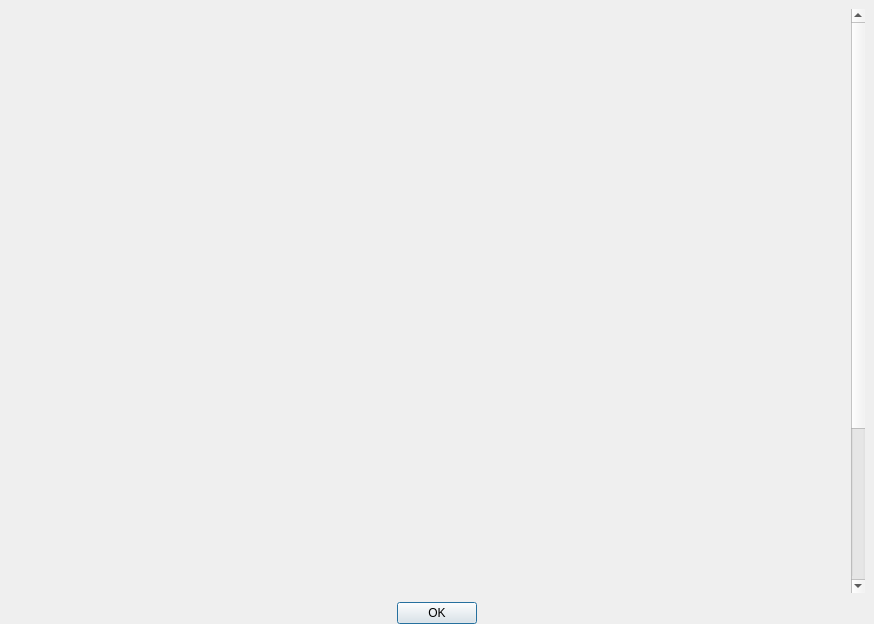
<?xml version="1.0" encoding="UTF-8"?>
<ui version="4.0">
 <class>FundHoldDataDialog</class>
 <widget class="QDialog" name="FundHoldDataDialog">
  <property name="geometry">
   <rect>
    <x>0</x>
    <y>0</y>
    <width>874</width>
    <height>624</height>
   </rect>
  </property>
  <property name="windowTitle">
   <string>基金持仓</string>
  </property>
  <layout class="QVBoxLayout" name="verticalLayout_2">
   <property name="spacing">
    <number>0</number>
   </property>
   <property name="leftMargin">
    <number>0</number>
   </property>
   <property name="topMargin">
    <number>0</number>
   </property>
   <property name="rightMargin">
    <number>0</number>
   </property>
   <property name="bottomMargin">
    <number>0</number>
   </property>
   <item>
    <widget class="QWidget" name="widget" native="true">
     <layout class="QVBoxLayout" name="verticalLayout">
      <item>
       <widget class="QScrollArea" name="scrollArea">
        <property name="frameShape">
         <enum>QFrame::Shape::NoFrame</enum>
        </property>
        <property name="verticalScrollBarPolicy">
         <enum>Qt::ScrollBarPolicy::ScrollBarAsNeeded</enum>
        </property>
        <property name="widgetResizable">
         <bool>true</bool>
        </property>
        <widget class="QWidget" name="scrollAreaWidgetContents">
         <property name="geometry">
          <rect>
           <x>0</x>
           <y>0</y>
           <width>844</width>
           <height>800</height>
          </rect>
         </property>
         <property name="sizePolicy">
          <sizepolicy hsizetype="Expanding" vsizetype="Expanding">
           <horstretch>0</horstretch>
           <verstretch>0</verstretch>
          </sizepolicy>
         </property>
         <property name="minimumSize">
          <size>
           <width>0</width>
           <height>800</height>
          </size>
         </property>
         <layout class="QFormLayout" name="formLayout">
          <item row="0" column="0" colspan="2">
           <layout class="QHBoxLayout" name="horizontalLayout">
            <property name="spacing">
             <number>0</number>
            </property>
            <property name="sizeConstraint">
             <enum>QLayout::SizeConstraint::SetDefaultConstraint</enum>
            </property>
            <property name="leftMargin">
             <number>0</number>
            </property>
            <property name="topMargin">
             <number>0</number>
            </property>
            <property name="rightMargin">
             <number>0</number>
            </property>
            <property name="bottomMargin">
             <number>0</number>
            </property>
            <item>
             <widget class="QWidget" name="holdRatioWidget" native="true">
              <property name="sizePolicy">
               <sizepolicy hsizetype="Expanding" vsizetype="Expanding">
                <horstretch>1</horstretch>
                <verstretch>1</verstretch>
               </sizepolicy>
              </property>
              <property name="minimumSize">
               <size>
                <width>0</width>
                <height>0</height>
               </size>
              </property>
             </widget>
            </item>
            <item>
             <widget class="QWidget" name="holdShareWidget" native="true">
              <property name="sizePolicy">
               <sizepolicy hsizetype="Expanding" vsizetype="Expanding">
                <horstretch>1</horstretch>
                <verstretch>1</verstretch>
               </sizepolicy>
              </property>
              <property name="minimumSize">
               <size>
                <width>0</width>
                <height>0</height>
               </size>
              </property>
              <property name="maximumSize">
               <size>
                <width>16777215</width>
                <height>16777215</height>
               </size>
              </property>
              <property name="baseSize">
               <size>
                <width>0</width>
                <height>0</height>
               </size>
              </property>
             </widget>
            </item>
           </layout>
          </item>
          <item row="1" column="0" colspan="2">
           <layout class="QHBoxLayout" name="horizontalLayout_4">
            <property name="spacing">
             <number>0</number>
            </property>
            <property name="sizeConstraint">
             <enum>QLayout::SizeConstraint::SetDefaultConstraint</enum>
            </property>
            <property name="leftMargin">
             <number>0</number>
            </property>
            <property name="topMargin">
             <number>0</number>
            </property>
            <property name="rightMargin">
             <number>0</number>
            </property>
            <property name="bottomMargin">
             <number>0</number>
            </property>
            <item>
             <widget class="QWidget" name="holdBondWidget" native="true">
              <property name="sizePolicy">
               <sizepolicy hsizetype="Expanding" vsizetype="Expanding">
                <horstretch>1</horstretch>
                <verstretch>1</verstretch>
               </sizepolicy>
              </property>
              <property name="minimumSize">
               <size>
                <width>0</width>
                <height>0</height>
               </size>
              </property>
             </widget>
            </item>
            <item>
             <widget class="QWidget" name="holdIndustryWidget" native="true">
              <property name="sizePolicy">
               <sizepolicy hsizetype="Expanding" vsizetype="Expanding">
                <horstretch>1</horstretch>
                <verstretch>1</verstretch>
               </sizepolicy>
              </property>
              <property name="minimumSize">
               <size>
                <width>0</width>
                <height>0</height>
               </size>
              </property>
             </widget>
            </item>
           </layout>
          </item>
         </layout>
        </widget>
       </widget>
      </item>
     </layout>
    </widget>
   </item>
   <item>
    <widget class="QDialogButtonBox" name="buttonBox">
     <property name="orientation">
      <enum>Qt::Orientation::Horizontal</enum>
     </property>
     <property name="standardButtons">
      <set>QDialogButtonBox::StandardButton::Ok</set>
     </property>
     <property name="centerButtons">
      <bool>true</bool>
     </property>
    </widget>
   </item>
  </layout>
 </widget>
 <resources/>
 <connections>
  <connection>
   <sender>buttonBox</sender>
   <signal>accepted()</signal>
   <receiver>FundHoldDataDialog</receiver>
   <slot>accept()</slot>
   <hints>
    <hint type="sourcelabel">
     <x>248</x>
     <y>254</y>
    </hint>
    <hint type="destinationlabel">
     <x>157</x>
     <y>274</y>
    </hint>
   </hints>
  </connection>
  <connection>
   <sender>buttonBox</sender>
   <signal>rejected()</signal>
   <receiver>FundHoldDataDialog</receiver>
   <slot>reject()</slot>
   <hints>
    <hint type="sourcelabel">
     <x>316</x>
     <y>260</y>
    </hint>
    <hint type="destinationlabel">
     <x>286</x>
     <y>274</y>
    </hint>
   </hints>
  </connection>
 </connections>
</ui>
